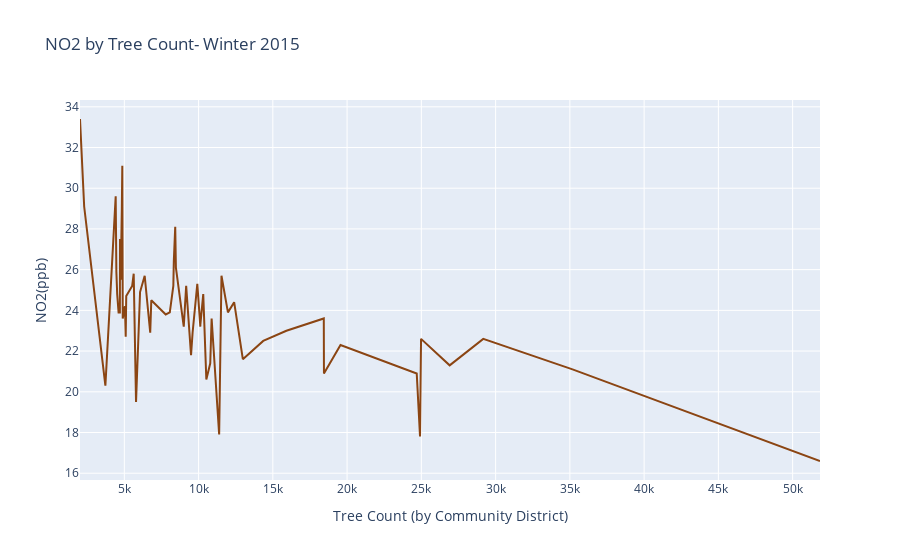

Notebook code for this chart:
### Code cell
#plotly winter line graph
winter = px.line(viz_winter, x= "count", y= "NO2_value", title= "NO2 by Tree Count- Winter 2015", color_discrete_sequence=['#8B4513'])
winter.update_layout(xaxis_title= "Tree Count (by Community District)", yaxis_title= "NO2(ppb)")
winter.show()

### Figure 1 — Plotly figure (JSON) as saved in the notebook; plotly's stock layout.template omitted (floating-point values rounded to 4 significant figures)
{"data": [{"hovertemplate": "count=%{x}<br>NO2_value=%{y}<extra></extra>", "legendgroup": "", "line": {"color": "#8B4513", "dash": "solid"}, "marker": {"symbol": "circle"}, "mode": "lines", "name": "", "orientation": "v", "showlegend": false, "type": "scatter", "x": [2016, 2297, 3725, 4419, 4465, 4516, 4520, 4613, 4702, 4709, 4755, 4833, 4864, 4894, 5042, 5093, 5130, 5529, 5632, 5789, 6060, 6372, 6745, 6817, 7788, 8063, 8300, 8332, 8428, 8474, 9002, 9165, 9492, 9597, 9749, 9915, 10119, 10120, 10315, 10522, 10786, 10878, 11386, 11542, 11977, 12395, 12981, 14353, 15913, 18431, 18442, 19556, 24689, 24911, 24980, 26907, 29168, 35180, 51842], "xaxis": "x", "y": [33.4, 29.1, 20.3, 29.6, 25.9, 24.8, 24.8, 23.9, 23.9, 27.5, 25.5, 29.0, 31.1, 23.6, 24.2, 22.7, 24.7, 25.2, 25.8, 19.5, 24.9, 25.7, 22.9, 24.5, 23.8, 23.9, 25.2, 26.4, 28.1, 26.1, 23.2, 25.2, 21.8, 22.9, 23.9, 25.3, 23.2, 23.3, 24.8, 20.6, 21.4, 23.6, 17.9, 25.7, 23.9, 24.4, 21.6, 22.5, 23.0, 23.6, 20.9, 22.3, 20.9, 17.8, 22.6, 21.3, 22.6, 21.1, 16.6], "yaxis": "y"}], "layout": {"legend": {"tracegroupgap": 0}, "title": {"text": "NO2 by Tree Count- Winter 2015"}, "xaxis": {"anchor": "y", "domain": [0, 1], "title": {"text": "Tree Count (by Community District)"}}, "yaxis": {"anchor": "x", "domain": [0, 1], "title": {"text": "NO2(ppb)"}}}}
